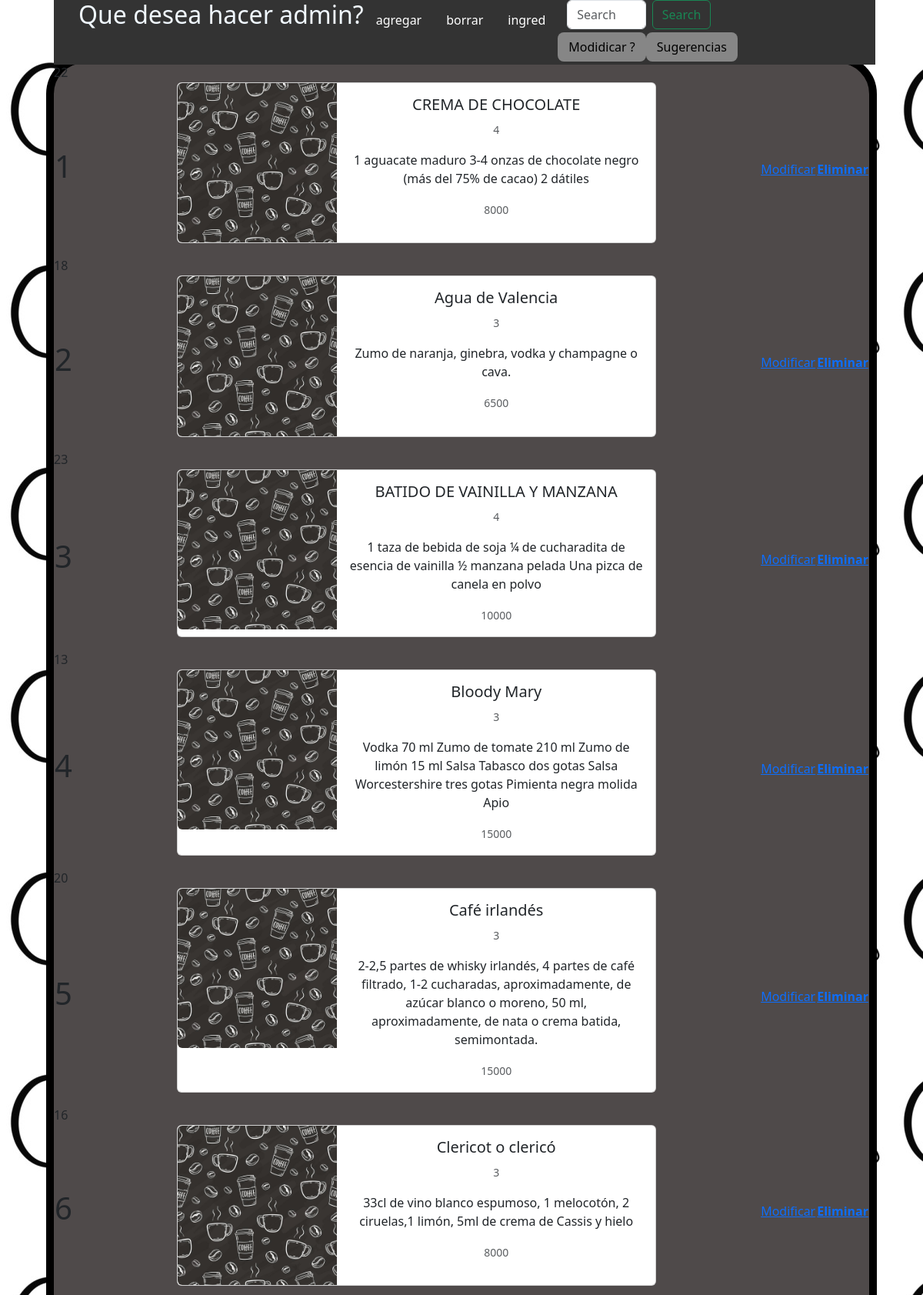
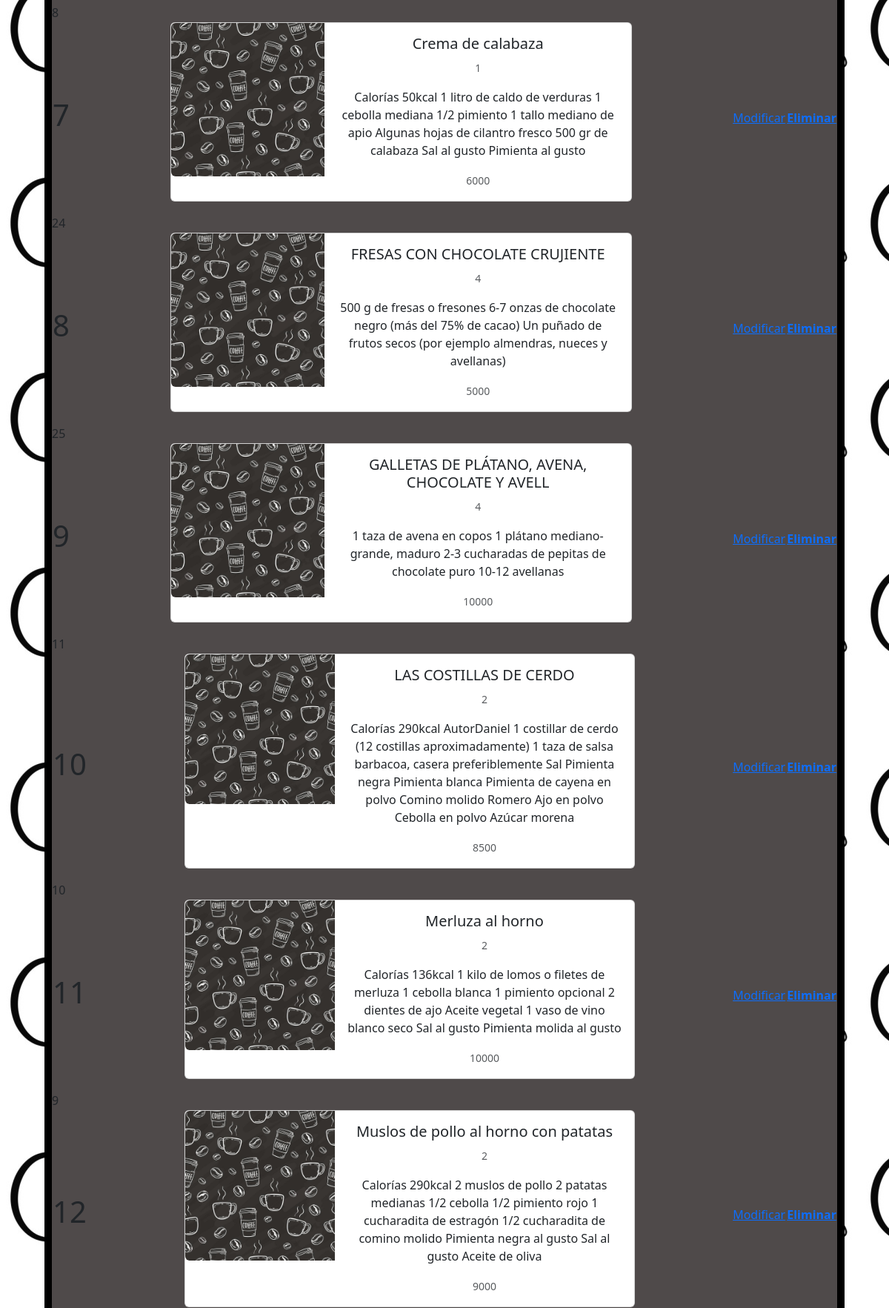
/proyect/chefcitov2/admin.php (upper part), run on the app's committed database (2 pictures, top to bottom).
### tables this page shows
CREATE TABLE `platos` (
  `idPlatos` int(5) NOT NULL,
  `nombrePlatos` varchar(45) NOT NULL,
  `entradPlatos` varchar(45) NOT NULL,
  `salidaPlatos` varchar(45) NOT NULL,
  `stockPtatos` int(11) NOT NULL,
  `valorPlatos` int(11) NOT NULL,
  `idCategPlatos` int(11) NOT NULL,
  `descripcionPlatos` varchar(300) NOT NULL
);

### proyect/chefcitov2/inicio/cartasadmin.php (the view, shortened to what this page needs)
<?php
  if(isset($_POST['btnbuscar']))
  {
    $buscar=$_POST['txtbuscar'];
    $querychefcito=mysqli_query($conn, "SELECT idPlatos,nombrePlatos,idCategPlatos,descripcionPlatos, valorPlatos FROM platos WHERE nombrePlatos LIKE '".$buscar."%'");
  }else{
    $querychefcito=mysqli_query($conn, "SELECT idPlatos,nombrePlatos,idCategPlatos,descripcionPlatos, valorPlatos FROM platos ORDER BY nombrePlatos ASC");
  }
  $ntabla=0;
  while($mostrar = mysqli_fetch_array($querychefcito))
  {
    $ntabla++;
    echo "<div id='imprimeInfo'>";
    echo "<tr>";
    echo"<table>";
    echo "<a>".$mostrar['idPlatos']."</a>";
    echo "<td><h1>".$ntabla."</h1></td>";
    echo "<td>";
    echo "
      <center>
        <div class='card mb-3' style='max-width: 70%;'>
          <div class='row g-0'>
            <div class='col-md-4'>
              <img src='imagenes/caffe.jpg' class='img-fluid rounded-start' alt='...'>
            </div>
            <div class='col-md-8'>
              <div class='card-body'>
                <h5 class='card-title'>".$mostrar['nombrePlatos']."</h5>
                <p class='card-text'><small class='text-body-secondary'>".$mostrar['idCategPlatos']."</small></p>
                <p class='card-text'>".$mostrar['descripcionPlatos']."</p>
                <p class='card-text'><small class='text-body-secondary'>".$mostrar['valorPlatos']."</small></p>
              </div>
            </div>
          </div>
        </div>
      </center>
    ";
    echo "<td style='width=26%'><a href=\"modificar.php?idPlatos=$mostrar[idPlatos]\">Modificar</a>";
    echo "<th><a href =\"eliminar.php?idPlatos=$mostrar[idPlatos]\"onClick=\"return confirm('¿Estas seguro de eliminar a $mostrar[nombrePlatos]?')\">Eliminar</a></th>" ;
    echo"</table>";
  }
?>

### proyect/chefcitov2/style.css (style rules this page uses)
th { border-radius: 10px; }

### data on the page
platos: idPlatos "22", nombrePlatos "CREMA DE CHOCOLATE", idCategPlatos "4", descripcionPlatos "1 aguacate maduro 3-4 onzas de chocolate negro (más del 75% de cacao) 2 dátiles", valorPlatos "8000"
platos: idPlatos "18", nombrePlatos "Agua de Valencia", idCategPlatos "3", descripcionPlatos "Zumo de naranja, ginebra, vodka y champagne o cava.", valorPlatos "6500"
platos: idPlatos "23", nombrePlatos "BATIDO DE VAINILLA Y MANZANA", idCategPlatos "4", descripcionPlatos "1 taza de bebida de soja ¼ de cucharadita de esencia de vainilla ½ manzana pelada Una pizca de canela en polvo", valorPlatos "10000"
platos: idPlatos "13", nombrePlatos "Bloody Mary", idCategPlatos "3", descripcionPlatos "Vodka 70 ml Zumo de tomate 210 ml Zumo de limón 15 ml Salsa Tabasco dos gotas Salsa Worcestershire tres gotas Pimienta negra molida Apio", valorPlatos "15000"
platos: idPlatos "20", nombrePlatos "Café irlandés", idCategPlatos "3", descripcionPlatos "2-2,5 partes de whisky irlandés, 4 partes de café filtrado, 1-2 cucharadas, aproximadamente, de azúcar blanco o moreno, 50 ml, aproximadamente, de nata o crema batida, semimontada.", valorPlatos "15000"
platos: idPlatos "16", nombrePlatos "Clericot o clericó", idCategPlatos "3", descripcionPlatos "33cl de vino blanco espumoso, 1 melocotón, 2 ciruelas,1 limón, 5ml de crema de Cassis y hielo", valorPlatos "8000"
platos: idPlatos "8", nombrePlatos "Crema de calabaza", idCategPlatos "1", descripcionPlatos "Calorías 50kcal 1 litro de caldo de verduras 1 cebolla mediana 1/2 pimiento 1 tallo mediano de apio Algunas hojas de cilantro fresco 500 gr de calabaza Sal al gusto Pimienta al gusto", valorPlatos "6000"
platos: idPlatos "24", nombrePlatos "FRESAS CON CHOCOLATE CRUJIENTE", idCategPlatos "4", descripcionPlatos "500 g de fresas o fresones 6-7 onzas de chocolate negro (más del 75% de cacao) Un puñado de frutos secos (por ejemplo almendras, nueces y avellanas)", valorPlatos "5000"
platos: idPlatos "25", nombrePlatos "GALLETAS DE PLÁTANO, AVENA, CHOCOLATE Y AVELL", idCategPlatos "4", descripcionPlatos "1 taza de avena en copos 1 plátano mediano-grande, maduro 2-3 cucharadas de pepitas de chocolate puro 10-12 avellanas", valorPlatos "10000"
platos: idPlatos "11", nombrePlatos "LAS COSTILLAS DE CERDO", idCategPlatos "2", descripcionPlatos "Calorías 290kcal AutorDaniel 1 costillar de cerdo (12 costillas aproximadamente) 1 taza de salsa barbacoa, casera preferiblemente Sal Pimienta negra Pimienta blanca Pimienta de cayena en polvo Comino molido Romero Ajo en polvo Cebolla en polvo Azúcar morena", valorPlatos "8500"
platos: idPlatos "10", nombrePlatos "Merluza al horno", idCategPlatos "2", descripcionPlatos "Calorías 136kcal 1 kilo de lomos o filetes de merluza 1 cebolla blanca 1 pimiento opcional 2 dientes de ajo Aceite vegetal 1 vaso de vino blanco seco Sal al gusto Pimienta molida al gusto", valorPlatos "10000"
platos: idPlatos "9", nombrePlatos "Muslos de pollo al horno con patatas", idCategPlatos "2", descripcionPlatos "Calorías 290kcal 2 muslos de pollo 2 patatas medianas 1/2 cebolla 1/2 pimiento rojo 1 cucharadita de estragón 1/2 cucharadita de comino molido Pimienta negra al gusto Sal al gusto Aceite de oliva", valorPlatos "9000"
